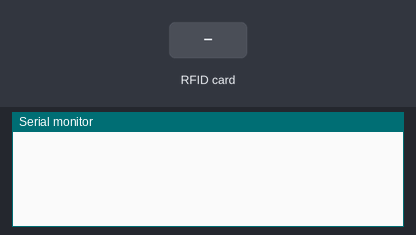
This sketch was run on a simulated ESP8266 (NodeMCU). Parts: the last lines printed to the serial monitor. The test bench sets the inputs (shaded band).

Above: at 1.2 s.
1.3 s: RFID card 5E 7A 19 C4 held to the reader
At 3.3 s:
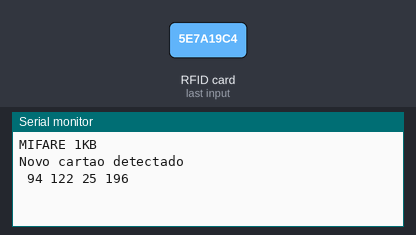
3.6 s: RFID card 5E 7A 19 C4 held to the reader
At 4.7 s:
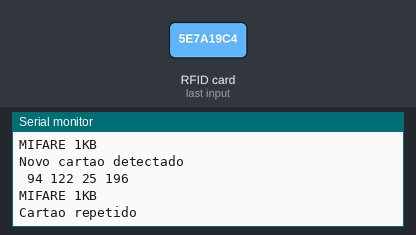

The sketch:

nodemcu-RFID-RC522.ino
```cpp
#include <SPI.h>      //biblioteca necessaria para usar o sensor de RFID
#include <MFRC522.h>  //biblioteca necessaria para usar o sensor de RFID

constexpr uint8_t RST_PIN = D1;     // pino RST usado para leitura do cartao
constexpr uint8_t SS_PIN = D2;      // pino SDA usado para leitura do cartao

MFRC522 rfid(SS_PIN, RST_PIN); // Objeto para usar o sensor de RFID

MFRC522::MIFARE_Key key;

// Init array that will store new NUID
byte nuidPICC[4];

void setup() {
  Serial.begin(115200);
  SPI.begin();     // Init SPI bus
  rfid.PCD_Init(); // Init MFRC522
  for (byte i = 0; i < 6; i++) {
    key.keyByte[i] = 0xFF;
  }
}

void loop() {
  Serial.println(lerRFID(true));
  delay(1000);
}

String lerRFID(boolean hex) {

  // Vefifica cartao novo
  if ( ! rfid.PICC_IsNewCardPresent()) {
    return "";
  }

  // Verifica se o NUID foi lido
  if ( ! rfid.PICC_ReadCardSerial()) {
    return "";
  }

  MFRC522::PICC_Type piccType = rfid.PICC_GetType(rfid.uid.sak);
  Serial.println(rfid.PICC_GetTypeName(piccType));

  // verifica se o PICC é do tipo classico MIFARE
  if (piccType != MFRC522::PICC_TYPE_MIFARE_MINI &&
    piccType != MFRC522::PICC_TYPE_MIFARE_1K &&
    piccType != MFRC522::PICC_TYPE_MIFARE_4K) {
    Serial.println("ERRO: Formato invalido do cartao");
    return "";
  }

  String retorno;

  if (rfid.uid.uidByte[0] != nuidPICC[0] ||
    rfid.uid.uidByte[1] != nuidPICC[1] ||
    rfid.uid.uidByte[2] != nuidPICC[2] ||
    rfid.uid.uidByte[3] != nuidPICC[3] ) {
    Serial.println("Novo cartao detectado");

    // Guarda o NUID dentro do nuidPICC array
    for (byte i = 0; i < 4; i++) {
      nuidPICC[i] = rfid.uid.uidByte[i];
    }

    if (hex) {
      retorno = converteHexadecimal(rfid.uid.uidByte, rfid.uid.size);
    } else {
      retorno = converteDecimal(rfid.uid.uidByte, rfid.uid.size);
    }
  }
  else {
    Serial.println("Cartao repetido");
    retorno = "";
  }

  // Halt PICC
  rfid.PICC_HaltA();

  // Stop encryption on PCD
  rfid.PCD_StopCrypto1();

  return retorno;
}


//retorna o RFID em hexadecimal
String converteHexadecimal(byte *buffer, byte bufferSize) {
  String content;
  for (byte i = 0; i < bufferSize; i++) {
    content = content + String(buffer[i] < 0x10 ? " 0" : " ");
    content = content + String(buffer[i], DEC);
  }
  return content;
}

//retorna o RFID em decimal
String converteDecimal(byte *buffer, byte bufferSize) {
  String content;
  for (byte i = 0; i < bufferSize; i++) {
    content = content + String(buffer[i] < 0x10 ? " 0" : " ");
    content = content + String(buffer[i], DEC);
  }
  return content;
}
```

Measured:
- after the input at 1.3 s, the serial monitor: prints a new line after 0.80 s (image 1)
- after the input at 3.6 s, the serial monitor: prints a new line after 0.53 s (image 2)
